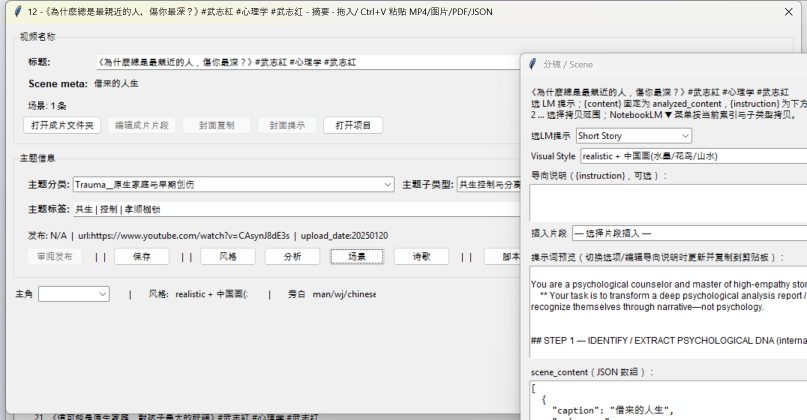
#> input picture hermes/scene_panel_open.png, 1614 x 839 px, found by its file name (shown at 1/2 size)
$ python find_combo.py
#> lines starting #> are read from the running program, lines starting #| are printed output that depends on the picture; after the words box and inside, x2 and y2 are one past the last pixel; in counts of white or black regions, pixels touching at a corner belong together
import cv2, numpy as np
im = cv2.imread('hermes/scene_panel_open.png')
#> im is the input picture: shape (839, 1614, 3); mean B, G, R 233.1, 233.4, 233.5
H,W,_=im.shape
#> H = 839; W = 1614
g = cv2.cvtColor(im, cv2.COLOR_BGR2GRAY)
bg = int(np.median(g))
#> bg = 240
# The 分镜 panel x-range ~ 1029..1404 in physical px (from UIA). Search there.
x0,x1 = 1029,1404
sub = im[:, x0:x1]
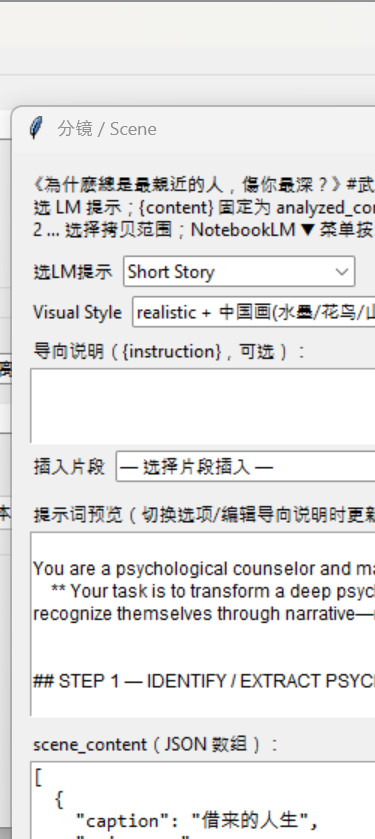
#> sub: shape (839, 375, 3); mean B, G, R 231.2, 231.2, 231.4
sg = cv2.cvtColor(sub, cv2.COLOR_BGR2GRAY)
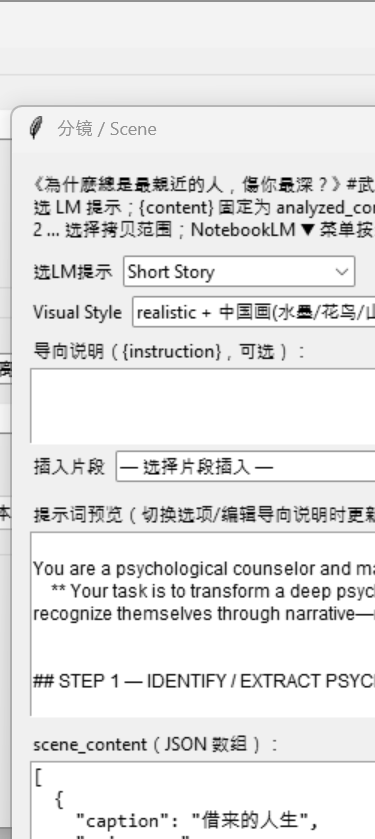
#> sg: shape (839, 375); min 0, max 255, mean 231.3
# glyph columns (text)
glyph = (sg.astype(int)-bg) < -25
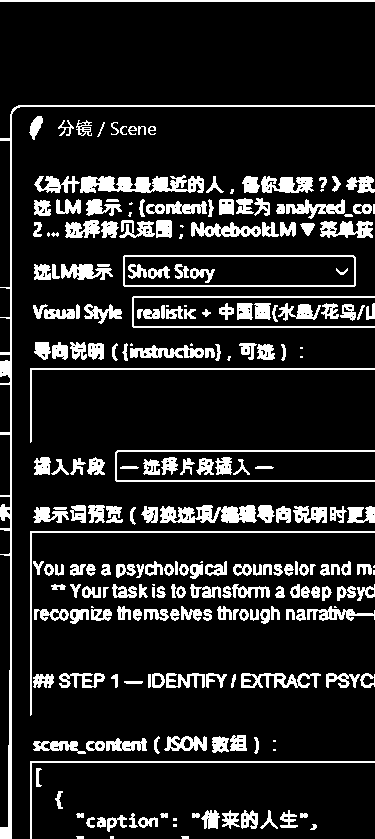
#> glyph: shape (839, 375) bool; 14.1% white; 247 white regions (25 under 20 px), largest, box (x1, y1, x2, y2) and area: (0, 105, 375, 839) 3026, (80, 175, 204, 193) 1501, (160, 505, 257, 523) 1206
colcount = glyph.sum(axis=0)
#> colcount = 375 values, max 730 at index 11, min 4 at index 17, mean 118.3
# find contiguous text columns -> these are text/label regions
mask = colcount >= 5
runs=[]; x=0; n=len(mask)
#> after `n = len(mask)`: n = 375
while x<n:
    if mask[x]:
        s=x
        while x<n and mask[x]: x+=1
        runs.append([s,x])
    else: x+=1
#> this loop made 13 passes
#> x on passes 2, 4, 5, 6, 7, 8, 9, 10, 11, 12: 18, 21, 22, 23, 24, 25, 26, 27, 28, 29
#> s on passes 1, 3, 13: 0, 18, 29
#> after the loop, runs = [[0, 17], [18, 20], [29, 375]]; x = 375
# top text band (y < 300): the 选LM提示 label + combobox are near y 250-340
# Find rows with text in the band 240..360
bandmask = (glyph[:, 240:360].sum(axis=1)) >= 4
rows_with_text = np.where(bandmask)[0]
#> rows_with_text = 242 values from 0 to 829
print("text rows in band 240-360 (local 0=1029):", rows_with_text[:40])
#| text rows in band 240-360 (local 0=1029): [  0   1 105 106 176 177 178 179 180 181 182 183 184 185 186 187 188 189
#|  190 191 192 198 199 200 201 202 203 204 205 206 207 208 209 210 211 212
#|  213 214 215 216]
# For the combobox: it has a field box. Look at rows 300-340 for a bordered box:
# Detect horizontal line segments (combobox top border) in x-range
# Simpler: print x-extent of text in rows 300..340
for y in range(290,345,5):
    c = np.where(glyph[:,y])[0]
    if len(c):
        print(f"row {y}: text x {c.min()}..{c.max()}  (physical x {c.min()+x0}..{c.max()+x0})")
#> this loop made 11 passes
#| row 290: text x 0..827  (physical x 1029..1856)
#| row 295: text x 0..827  (physical x 1029..1856)
#| row 300: text x 0..817  (physical x 1029..1846)
#| row 305: text x 0..817  (physical x 1029..1846)
#| row 310: text x 0..829  (physical x 1029..1858)
#| row 315: text x 0..828  (physical x 1029..1857)
#| row 320: text x 0..762  (physical x 1029..1791)
#| row 325: text x 0..762  (physical x 1029..1791)
#> (further printed lines are left out)
# The combobox field typically sits just below the label. Save annotated crop
cv2.imwrite('hermes/combo_band.png', sub[280:360, :])
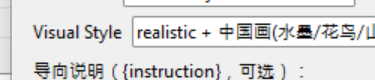
#> saved as combo_band.png: shape (80, 375, 3); mean B, G, R 221.1, 220.9, 221.2
print("saved hermes/combo_band.png")

$ run again, with hermes/_bot_640_839.png copied over hermes/scene_panel_open.png
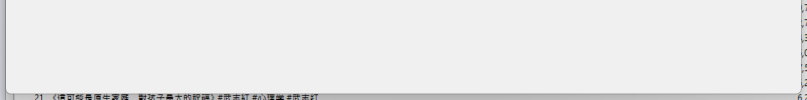
#> input picture hermes/_bot_640_839.png, 1614 x 199 px, found by its file name (shown at 1/2 size)
#> im is the input picture: shape (199, 1614, 3); mean B, G, R 234.7, 234.6, 234.6
#> bg = 240
#> `sub = im[:, x0:x1]`:
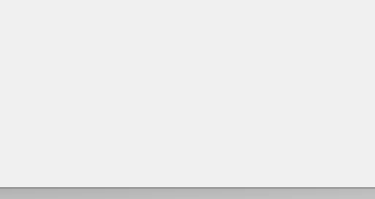
#> sub: shape (199, 375, 3); min 153, max 242, mean 236.5
#> `glyph = (sg.astype(int)-bg) < -25`:
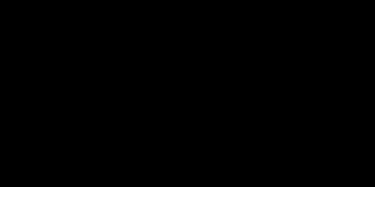
#> glyph: shape (199, 375) bool; 6% white; 1 white region, box (x1, y1, x2, y2) and area: (0, 187, 375, 199) 4500
#> colcount = 375 values from 12 to 12
#> n = 375
#> the loop `while x<n:` made 1 pass
#> s on pass 1: 0
#> after the loop `while x<n:`: runs = [[0, 375]]; x = 375
#> rows_with_text = [187, 188, 189, 190, 191, 192, 193, 194, 195, 196, 197, 198]
#| text rows in band 240-360 (local 0=1029): [187 188 189 190 191 192 193 194 195 196 197 198]
#> the loop `for y in range(290,345,5):` made 11 passes
#| row 290: text x 187..198  (physical x 1216..1227)
#| row 295: text x 187..198  (physical x 1216..1227)
#| row 300: text x 187..198  (physical x 1216..1227)
#| row 305: text x 187..198  (physical x 1216..1227)
#| row 310: text x 187..198  (physical x 1216..1227)
#> (further printed lines are left out)
